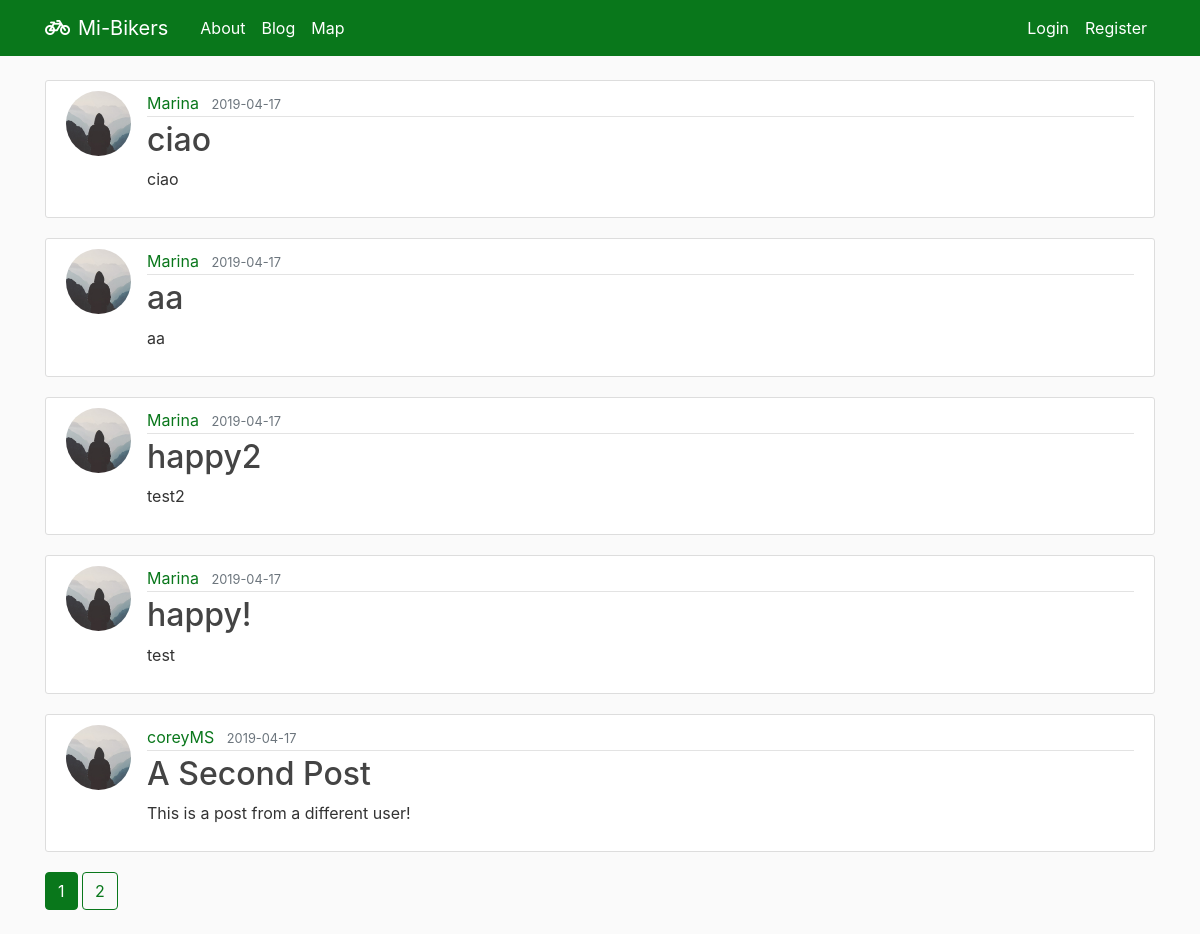
Before: /blog with the older database file.
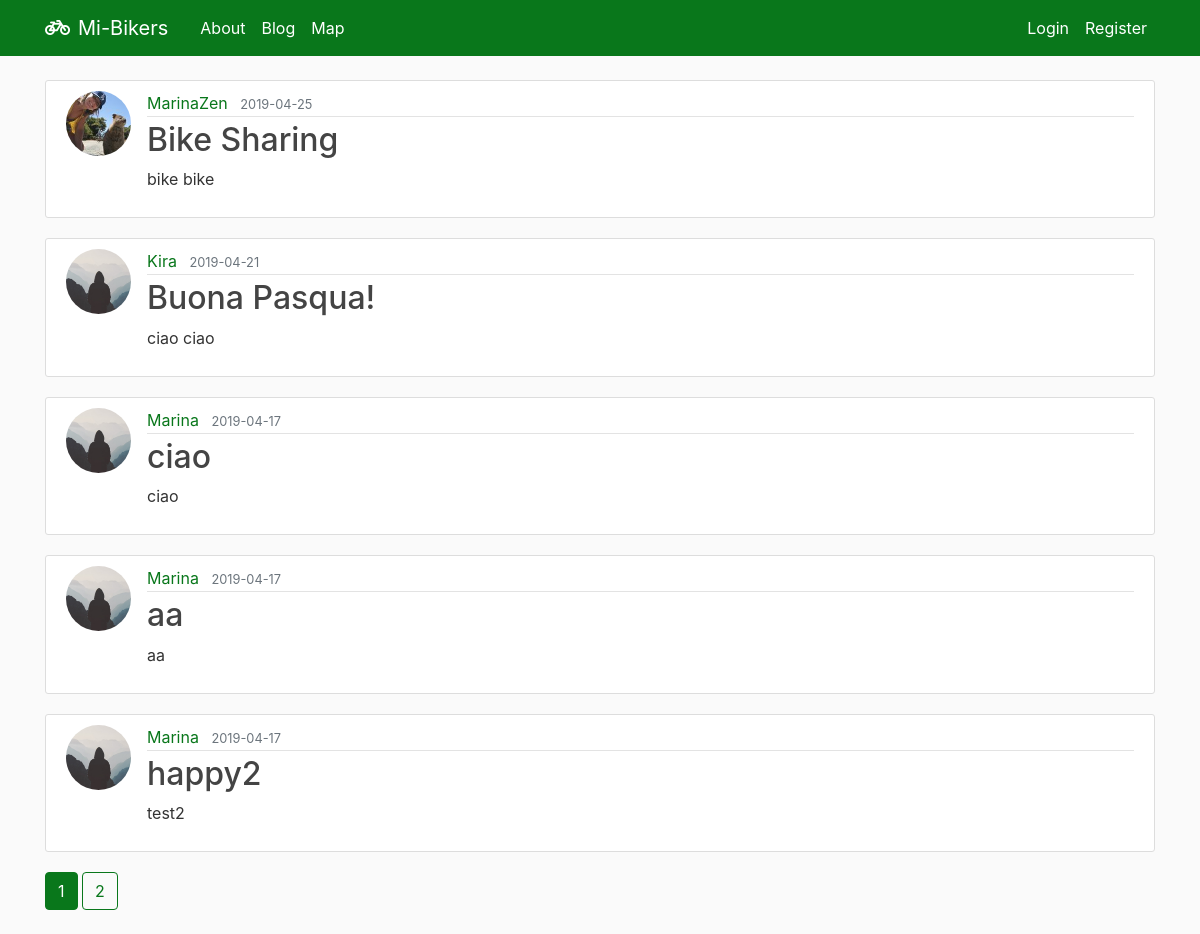
After: the same page with the newer database file.
### flaskblog/models.py (models this page shows, shortened)
class Post(db.Model):
    id = db.Column(db.Integer, primary_key=True)
    title = db.Column(db.String(100), nullable=False)
    date_posted = db.Column(db.DateTime, nullable=False, default=datetime.utcnow)
    content = db.Column(db.Text, nullable=False)
    user_id = db.Column(db.Integer, db.ForeignKey('user.id'), nullable=False)

class User(db.Model, UserMixin):
    id = db.Column(db.Integer, primary_key=True)
    username = db.Column(db.String(20), unique=True, nullable=False)
    email = db.Column(db.String(120), unique=True, nullable=False)
    image_file = db.Column(db.String(20), nullable=False, default='default.jpg')
    password = db.Column(db.String(60), nullable=False)
    posts = db.relationship('Post', backref='author', lazy=True)

### flaskblog/main/routes.py (the view)
@main.route("/blog")
def blog():
    page = request.args.get('page', 1, type=int)
    posts = Post.query.order_by(Post.date_posted.desc()).paginate(page=page, per_page=5)
    return render_template('blog.html', posts=posts)

### flaskblog/templates/blog.html
{% extends "layout.html" %}
{% block content %}
    {% for post in posts.items %}
        <article class="media content-section">
          <img class="rounded-circle article-img" src="{{ url_for('static', filename='profile_pics/' + post.author.image_file) }}">
          <div class="media-body">
            <div class="article-metadata">
              <a class="mr-2" href="{{ url_for('users.user_posts', username=post.author.username) }}">{{ post.author.username }}</a>
              <small class="text-muted">{{ post.date_posted.strftime('%Y-%m-%d') }}</small>
            </div>
            <h2><a class="article-title" href="{{ url_for('posts.post', post_id=post.id) }}">{{ post.title }}</a></h2>
            <p class="article-content">{{ post.content }}</p>
          </div>
        </article>
    {% endfor %}
    {% for page_num in posts.iter_pages(left_edge=1, right_edge=1, left_current=1, right_current=2) %}
      {% if page_num %}
        {% if posts.page == page_num %}
          <a class="btn btn-info mb-4" href="{{ url_for('main.blog', page=page_num) }}">{{ page_num }}</a>
        {% else %}
          <a class="btn btn-outline-info mb-4" href="{{ url_for('main.blog', page=page_num) }}">{{ page_num }}</a>
        {% endif %}
      {% else %}
        ...
      {% endif %}
    {% endfor %}
{% endblock content %}

### flaskblog/templates/layout.html (shortened to what this page needs)
<!DOCTYPE html>
<html>
<head>
    <link rel="stylesheet" href="https://maxcdn.bootstrapcdn.com/bootstrap/4.0.0/css/bootstrap.min.css">
    <link rel="stylesheet" href="https://use.fontawesome.com/releases/v5.4.1/css/all.css"
>
    <link rel="stylesheet" href="https://unpkg.com/leaflet@1.4.0/dist/leaflet.css"
/>
    <link rel="stylesheet" href="https://unpkg.com/leaflet-control-geocoder/dist/Control.Geocoder.css" />
    <link rel="stylesheet" type="text/css" href="{{ url_for('static', filename='leaflet-routing-machine/leaflet-routing-machine.css') }}">
    <link rel="stylesheet" type="text/css" href="{{ url_for('static', filename='awesome-numbered-marker/leaflet_awesome_number_markers.css') }}">
    <link rel="stylesheet" href="https://cdn.jsdelivr.net/npm/leaflet-easybutton@2/src/easy-button.css">
    <link rel="stylesheet" type="text/css" href="{{ url_for('static', filename='css/main.css') }}">
</head>
<body>
    <header class="site-header">
      <nav id="mainNavbar" class="navbar navbar-expand-md navbar-dark bg-color fixed-top">
        <div class="container">
          <a class="navbar-brand mr-4" href="/"><i class="fas fa-bicycle mr-2"></i>Mi-Bikers</a>
          <div class="collapse navbar-collapse" id="navbarToggle">
            <div class="navbar-nav mr-auto">
              <a class="nav-item nav-link" href="{{ url_for('main.about') }}">About</a>
              <a class="nav-item nav-link" href="{{ url_for('main.blog') }}">Blog</a>
              <a class="nav-item nav-link" href="{{ url_for('main.map') }}">Map</a>
            </div>
            <div class="navbar-nav">
              {% if current_user.is_authenticated %}
                <a class="nav-item nav-link" href="{{ url_for('main.statistics') }}">Statistics</a>
                <a class="nav-item nav-link" href="{{ url_for('posts.new_post') }}">New Post</a>
                <a class="nav-item nav-link" href="{{ url_for('users.account') }}">Account</a>
                <a class="nav-item nav-link" href="{{ url_for('users.logout') }}">Logout</a>
              {% else %}
                <a class="nav-item nav-link" href="{{ url_for('users.login') }}">Login</a>
                <a class="nav-item nav-link" href="{{ url_for('users.register') }}">Register</a>
              {% endif %}
            </div>
          </div>
        </div>
      </nav>
    </header>
    <main role="main" class="container">
      <div class="row">
        <div class="col-md-12 mt-4">
          {% block content %}{% endblock %}
        </div>
      </div>
    </main>
  </body>
</html>

### flaskblog/static/css/main.css (style rules this page uses)
body { background: #fafafa; color: #333333; margin-top: 3.5rem; }
a { color: rgb(9, 119, 27); text-decoration: none; background-color: transparent; }
h1, h2, h3, h4, h5, h6 { color: #ff6347; }
.bg-color { background-color: rgb(9, 119, 27); }
.site-header .navbar-nav .nav-link { color: #ffffff; }
.content-section { background: #ffffff; padding: 10px 20px; border: 1px solid #dddddd; border-radius: 3px; margin-bottom: 20px; }
.article-title { color: #444444; }
.article-content { white-space: pre-line; }
.article-img { height: 65px; width: 65px; margin-right: 16px; }
.article-metadata { padding-bottom: 1px; margin-bottom: 4px; border-bottom: 1px solid #e3e3e3 }
.btn-info { color: #fff; background-color: rgb(9, 119, 27); border-color: rgb(9, 119, 27); }
.btn-outline-info { color: rgb(9, 119, 27); background-color: transparent; background-image: none; border-color: rgb(9, 119, 27); }

Changed rows visible on the page:
no longer on this page (row unchanged): Post: image_file (placeholder picture), author.username "Marina", date_posted "2019-04-17", title "happy!", content "test"
removed Post: image_file (placeholder picture), author.username "coreyMS", date_posted "2019-04-17", title "A Second Post", content "This is a post from a different user!"
added Post: image_file (picture), author.username "MarinaZen", date_posted "2019-04-25", title "Bike Sharing", content "bike bike"
added Post: image_file (placeholder picture), author.username "Kira", date_posted "2019-04-21", title "Buona Pasqua!", content "ciao ciao"
